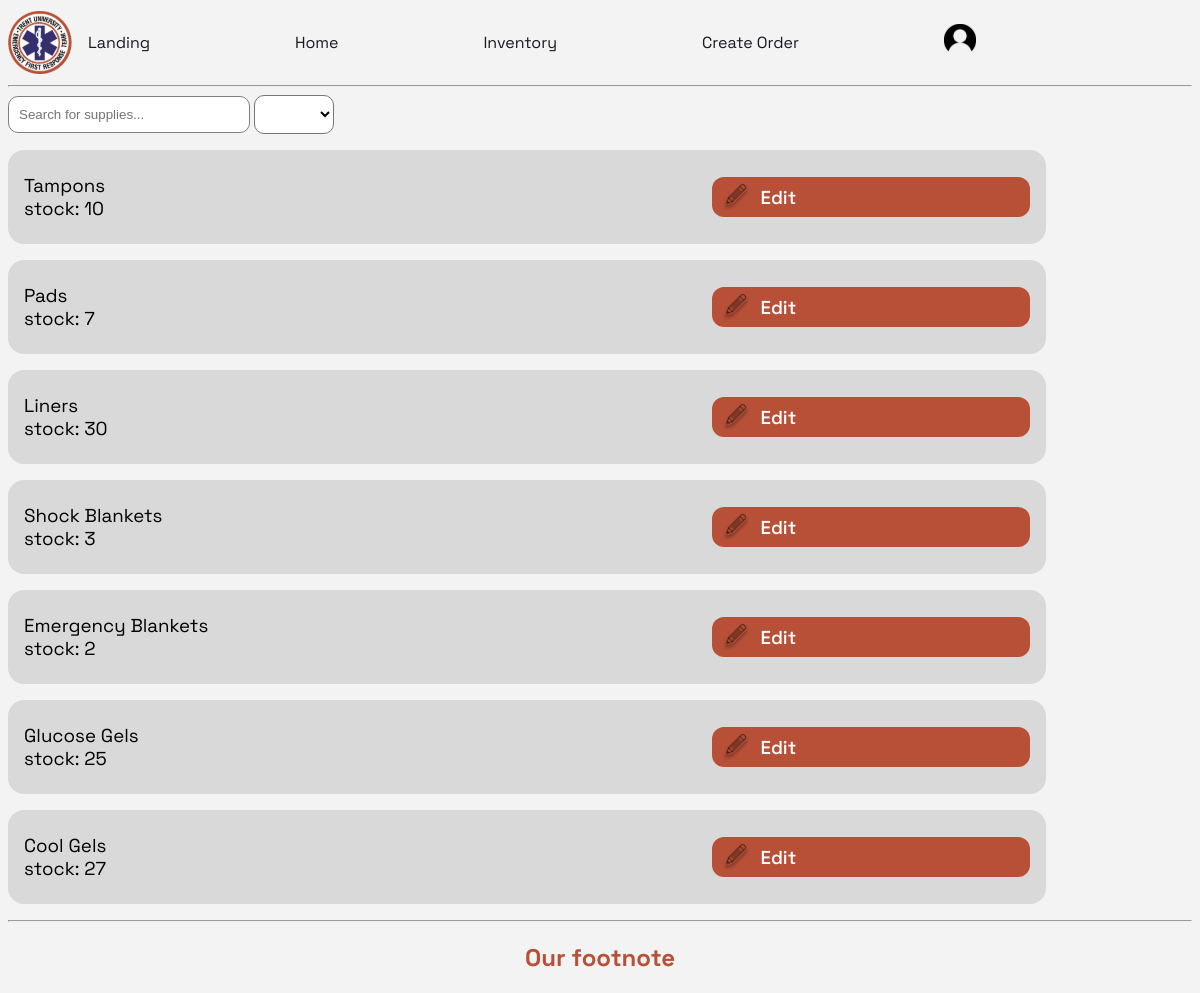
The app's page /inventory/ (signed in), older data.
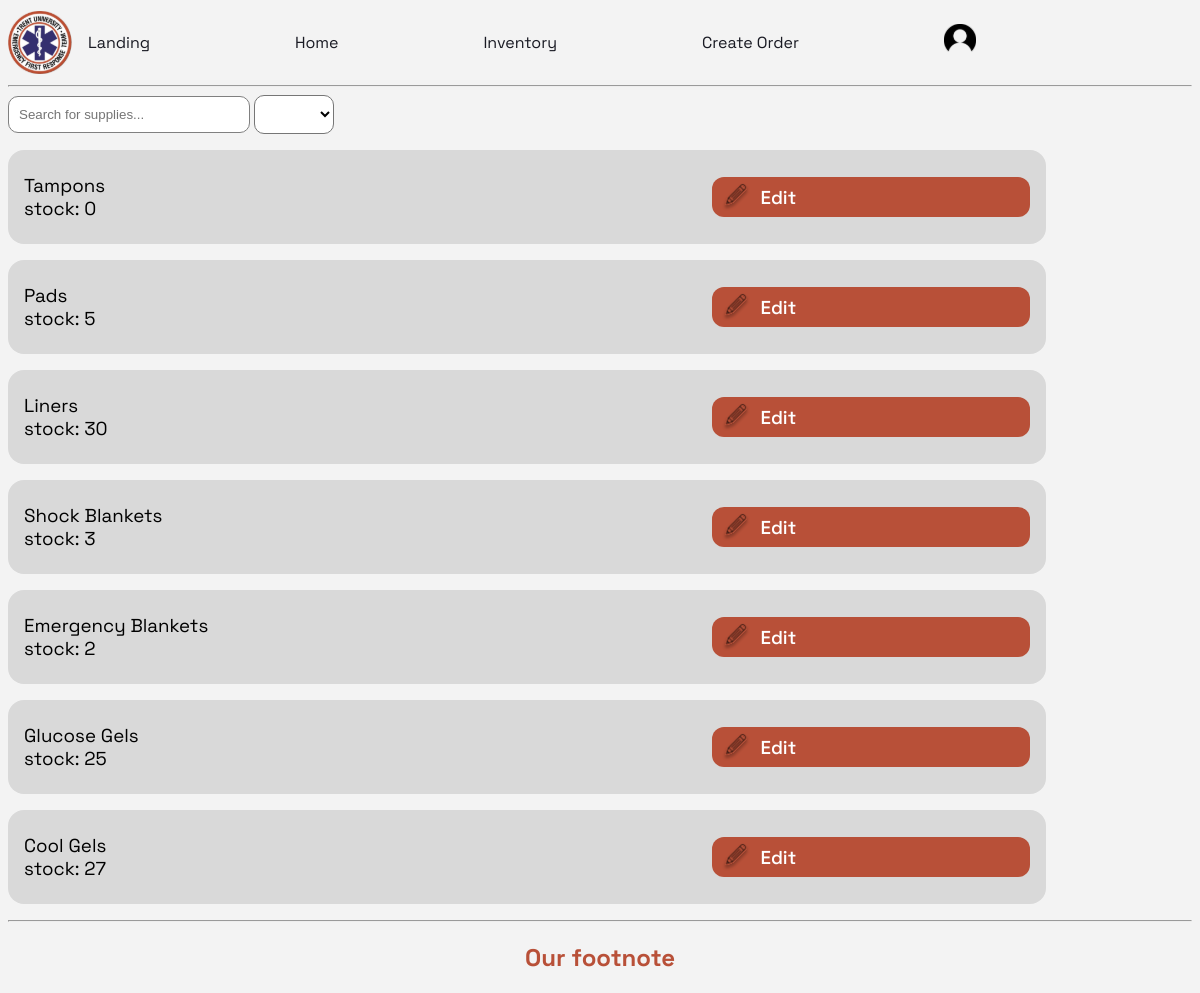
The same page, newer data.
### manager/models.py (models this page shows, shortened)
class Inventory(models.Model):
    product_id = models.CharField(max_length=75)
    product_name = models.CharField(max_length=200)
    quantity = models.IntegerField(null=True)
    ideal_quantity = models.IntegerField(null=True)
    description = models.CharField(max_length=500, null=True, blank=True)

### manager/views.py (the view)
# urls.py: path('inventory/', views.inventory, name='inventory'),
@login_required(login_url='login')
def inventory(request):
    items = Inventory.objects.all()
    context = {'Item': items}
    return render(request, 'manager/inventory.html', context)

### manager/templates/manager/inventory.html (shortened to what this page needs)
{% extends 'manager/main.html' %}
{% load static %}
{% block content %}
<input type="text" id="search-bar" placeholder="Search for supplies...">
<select name="supply-typs" id="search-filter">
    <option value=""></option>
    <option value="msk">MSK</option>
</select>
{% for items in Item %}
<div class="product">
    <div class="product-left">
        <h3 class="prod_name">{{items.product_name}}</h3>
        <h3>stock: {{items.quantity}}</h3>
    </div>
    <a href="{% url 'edit_order' items.product_id %}" id="edit-order">
        <img src="{% static 'images/pencil.svg' %}" alt="Pencil Icon">
        <h3>Edit</h3>
    </a>
</div>
{% endfor %}
{% endblock %}

### manager/templates/manager/main.html (shortened to what this page needs)
{% load static %}
<!DOCTYPE html>
<html lang="en">
<head>
    {% load static %}
    <link rel="stylesheet" type="text/css" href="{% static '/css/main.css' %}">
</head>
<body>
    {% include 'manager/navbar.html' %}
    {% block content %}
    {% endblock %}
    {% include 'manager/footer.html' %}
</body>
</html>

### manager/templates/manager/navbar.html
{% load static %}
<nav>
    <img id="logo" src ="{% static 'images/tuefrtLogo.svg' %}">
    <ul>
        <li>
            <a href="{% url 'landing' %}">Landing</a>
        </li>
        <li>
            <a href="{% url 'home' %}">Home</a>
        </li>
        <li>
            <a href="{% url 'inventory' %}">Inventory</a>
        </li>
        {% if request.user.is_staff %}
        <li>
            <a href="{% url 'create_order' user.id %}">Create Order</a>
        </li>
        {% else %}
        <li>
            <a href="{% url 'account' %}">Settings</a>
        </li>
        {% endif %}
        <li>
            <a href="{% url 'logout' %}">
                <img id="userIcon" src="{% static 'images/user.svg'%}">
            </a>
        </li>
    </ul>
</nav>
<hr>

### manager/templates/manager/footer.html
{% load static %}
<hr>
<h2>Our footnote</h2>

### static/css/main.css (style rules this page uses)
:root { --primary: #B85038; }
#search-bar { border: 1px solid gray; border-radius: 0.75em; padding: 0.75em; padding-right: 4em; }
#search-filter { border-radius: 0.75em; padding: 0.75em; width: 6em; background-color: white; }
.product { background-color: #D9D9D9; display: flex; padding: 1.5em 1em 1.5em 1em; border-radius: 1em; margin: 1em 0 1em 0; width: 85%; justify-content: space-between; align-items: center; }
.product h3 { margin: 0; font-weight: normal; }
.product .product-left { display: flex; flex-direction: column; }
.product #edit-order { display: flex; align-items: center; gap: 0.5em; width: 30%; background-color: var(--primary-color); padding: 0.5em; padding-top: 0.25em; padding-bottom: 0.25em; border-radius: 0.75em; }
.product #edit-order h3 { color: white; font-weight: 550; }
.product #edit-order img { width: 2em; }
nav { display: flex; align-items: center; gap: 1em; }
nav #logo { width: 4em; margin: 0; }
nav ul { display: flex; gap: 0.4em; padding: 0; width: 75%; align-items: center; justify-content: space-between; }
nav ul li { list-style-type: none; }
nav ul li a { text-decoration: none; }
nav ul li #userIcon { width: 2em; }
:root { --primary-color: #b85038; --accent-color: #342c6b; --text-color: #191a23; --bg-color: #f3f3f3; font-family: "Space Grotesk", "Roboto", "sans-serif"; }
a { text-decoration: none; color: var(--text-color); }
body { background-color: var(--bg-color); }
h2 { color: var(--primary-color); text-align: center; }

Row changes from the older to the newer data that the page shows:
changed Inventory "Tampons": quantity "10" → "0"
changed Inventory "Pads": quantity "7" → "5"
